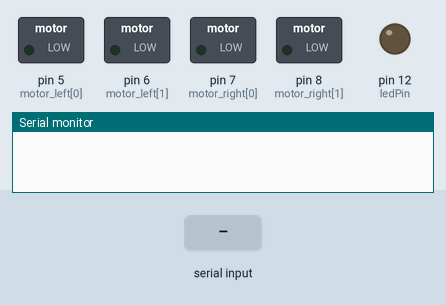
Recording of a sketch running on a simulated Arduino Uno, built with avr-gcc and run on an emulated ATmega328P. On the bench: switched loads named in the sketch (green lamp = pin HIGH), output pins drawn as LEDs (lit = HIGH), the last lines printed to the serial monitor. The test bench sets the inputs (shaded band).

Above: at 1.2 s.
1.3 s: "0" received over Serial
At 1.7 s:
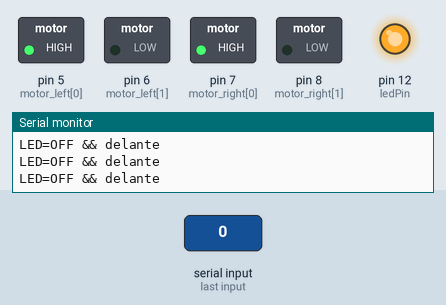
2.8 s: "1" received over Serial
At 4.0 s:
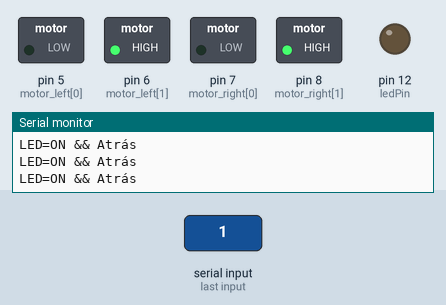
4.3 s: "2" received over Serial
At 4.9 s:
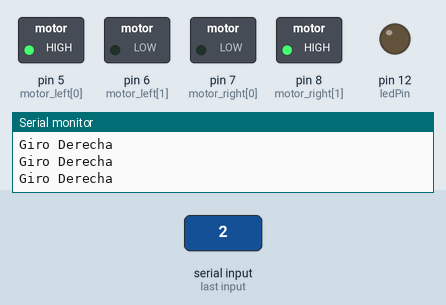
5.8 s: "3" received over Serial
At 6.1 s:
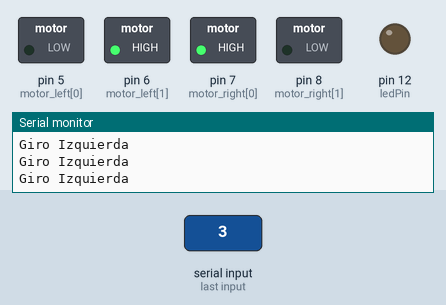
Timing chart, 0 to 8.3 s (numbered marks = the images above; inputs shaded):
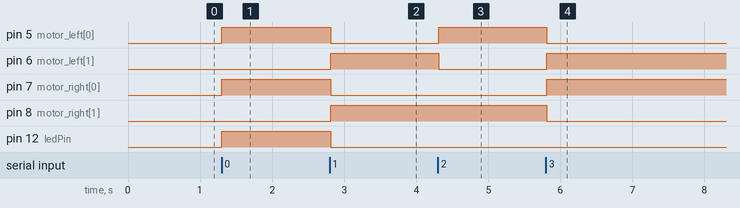

Measured:
- after the input at 1.3 s, pin 5 (motor_left[0]), pin 7 (motor_right[0]), pin 12 (ledPin): LOW → HIGH at once
- after the input at 2.8 s, pin 5 (motor_left[0]), pin 7 (motor_right[0]), pin 12 (ledPin): HIGH → LOW at once; pin 6 (motor_left[1]), pin 8 (motor_right[1]): LOW → HIGH at once
- after the input at 4.3 s, pin 5 (motor_left[0]): LOW → HIGH at once; pin 6 (motor_left[1]): HIGH → LOW at once
- after the input at 5.8 s, pin 5 (motor_left[0]), pin 8 (motor_right[1]): HIGH → LOW at once; pin 6 (motor_left[1]), pin 7 (motor_right[0]): LOW → HIGH at once

The sketch:

Codigoarduinomovimiento_sinmejorar.ino.ino
```cpp
int motor_left[] = {5, 6};
int motor_right[] = {7, 8};
int state = 0;
int ledPin=12;

// --------------------------------------------------------------------------- Setup
void setup() {
Serial.begin(9600);
    pinMode(ledPin, OUTPUT);   //Declara pin de Salida
    digitalWrite(ledPin, LOW); //Normalmente Apagado

// Prueba de motores
int i;
for(i = 0; i < 2; i++){
pinMode(motor_left[i], OUTPUT);
pinMode(motor_right[i], OUTPUT);
}

}

// --------------------------------------------------------------------------- Loop
void loop() {
 //si el modulo a manda dato, guardarlo en estado.
  if(Serial.available() > 0){
       state = Serial.read();
  } // esta parte del código es para solo 1 Carácter o Unidad.

 // Se mueve hacia delante y led "OFF".
 if (state == '0') {
    digitalWrite(ledPin, HIGH);
    drive_forward();
    Serial.println("LED=OFF && delante");
 }

 // Se mueve hacia atrás y led "ON".
 else
 if (state == '1') {
    digitalWrite(ledPin, LOW);
    drive_backward();
    Serial.println("LED=ON && Atrás");
 }

// Se mueve hacia la derecha.
 else
 if (state == '2') {
    turn_right();
    Serial.println("Giro Derecha");
 }

 // Se mueve hacia la izquierda.
 else
 if (state == '3') {
    turn_left();
    Serial.println("Giro Izquierda");
 }
}

// --------------------------------------------------------------------------- Drive

void motor_stop(){
digitalWrite(motor_left[0], LOW);
digitalWrite(motor_left[1], LOW);

digitalWrite(motor_right[0], LOW);
digitalWrite(motor_right[1], LOW);
delay(25);
}

void drive_forward(){
digitalWrite(motor_left[0], HIGH);
digitalWrite(motor_left[1], LOW);

digitalWrite(motor_right[0], HIGH);
digitalWrite(motor_right[1], LOW);
}

void drive_backward(){
digitalWrite(motor_left[0], LOW);
digitalWrite(motor_left[1], HIGH);

digitalWrite(motor_right[0], LOW);
digitalWrite(motor_right[1], HIGH);
}

void turn_left(){
digitalWrite(motor_left[0], LOW);
digitalWrite(motor_left[1], HIGH);

digitalWrite(motor_right[0], HIGH);
digitalWrite(motor_right[1], LOW);
}

void turn_right(){
digitalWrite(motor_left[0], HIGH);
digitalWrite(motor_left[1], LOW);

digitalWrite(motor_right[0], LOW);
digitalWrite(motor_right[1], HIGH);
}
```
